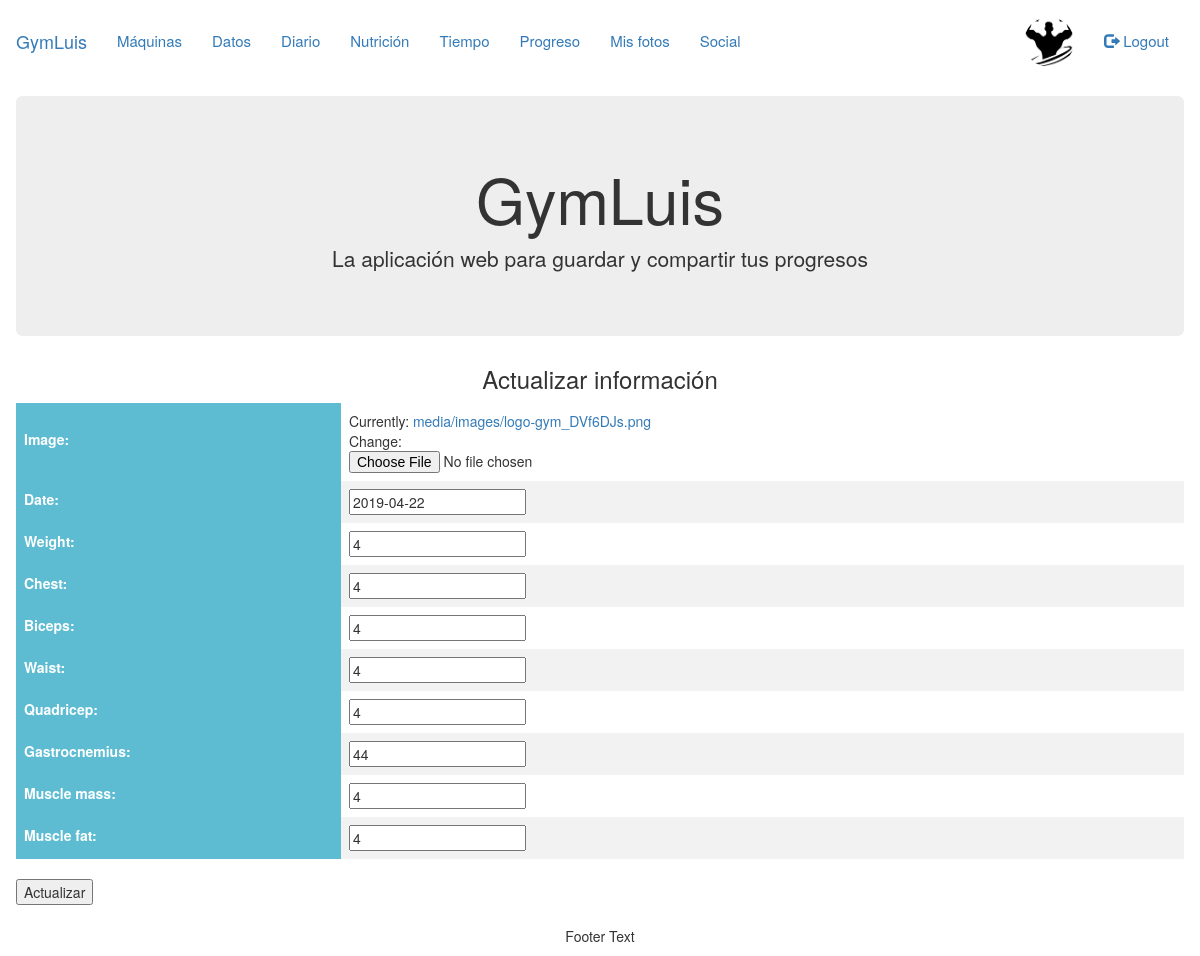
The app's page /gym/image-edit/33 (signed in) with its own data.
### gym/models.py (models this page shows, shortened)
class UserProfile(models.Model):
    user = models.OneToOneField(User, on_delete=models.CASCADE)
    birthdate = models.DateField(blank=True, null=True)
    city = models.CharField(max_length=50, blank=True, null=True)
    profile_picture = models.ImageField(
        upload_to='media/images/', default='logo-gym.png',
        blank=True, null=True)
    followers = models.ManyToManyField(
        to='self', through='Relationship', related_name='related_to',
        symmetrical=False, blank=True)

class UserImages(models.Model):
    user = models.ForeignKey(
        'UserProfile', on_delete=models.CASCADE,
        related_name='user_images', blank=True, null=True)
    image = models.ImageField(upload_to='media/images/')
    date = models.DateField(default=timezone.now)
    weight = models.IntegerField()
    chest = models.IntegerField()
    biceps = models.IntegerField()
    waist = models.IntegerField()
    quadricep = models.IntegerField()
    gastrocnemius = models.IntegerField()
    muscle_mass = models.IntegerField()
    muscle_fat = models.IntegerField()

### gym/views.py (the view, shortened to what this page needs)
class UserImagesUpdate(SuccessMessageMixin, generic.UpdateView):
    model = UserImages
    fields = [
        'image', 'date', 'weight', 'chest', 'biceps', 'waist',
        'quadricep', 'gastrocnemius', 'muscle_mass', 'muscle_fat']
    template_name_suffix = '_update_form'
    success_message = 'Datos actualizados correctamente'

### gym/views.py (called while the page is built)
def get_only_requests(self, status):
    return self.related_to.filter(
        from_people__status=status,
        from_people__to_person=self,
        from_people__accepted=False)

### gym/templates/gym/userimages_update_form.html (shortened to what this page needs)
{% extends "base_generic.html" %}
{% load static %}
{% block content %}
<center><h3>Actualizar información</h3></center>
<form method="post" enctype="multipart/form-data">
	<table>
    	{{ form }}
	</table><br>
	<input type="submit" value="Actualizar">
</form>
{% endblock %}

### gym/templates/base_generic.html (shortened to what this page needs)
{% load static %}
{% load tags %}
<!DOCTYPE html>
<html lang="es">
<head>
  <link rel="stylesheet" href="https://maxcdn.bootstrapcdn.com/bootstrap/3.4.0/css/bootstrap.min.css">
  <link rel="stylesheet" type="text/css" href="{% static 'css/gym.css' %}">
  <link rel="stylesheet" href="https://use.fontawesome.com/releases/v5.7.2/css/all.css">
</head>
<body>
<nav class="navbar navbar" style="margin-top:15px;">
  <div class="container-fluid">
    <div class="navbar-header" style="font-size:15px">
      <a class="navbar-brand" href="{% url 'index' %}">GymLuis</a>
    </div>
    <div class="collapse navbar-collapse" style="font-size:15px" id="myNavbar">
      <ul class="nav navbar-nav">
        {% if user.is_authenticated %}
          {% if not user.is_staff %}
            <li><a href="{% url 'machines' %}"> Máquinas </a></li>
            <li class="active"><a href="{% url 'user_data' %}">Datos</a></li>
            <li class="active"><a href="{% url 'entry_list' %}">Diario</a></li>
            <li class="active"><a href="{% url 'nutrition' %}">Nutrición</a></li>
            <li class="active"><a href="{% url 'weather' %}">Tiempo</a></li>
            <li class="active"><a href="{% url 'progress' %}">Progreso</a></li>
            <li class="active"><a href="{% url 'images' %}">Mis fotos</a></li>
            <li class="active"><a href="{% url 'social' %}">Social</a></li>
          {% endif %}
        </ul>
          <ul class="nav navbar-nav navbar-right">
            <li><a href="{% url 'user_data' %}"><img src="{{ user.userprofile.profile_picture.url }}" class="img-responsive img-circle" style="width:50px; height:50px;position:relative;top:-14px"></a></li>
            <li><a href="{% url 'logout' %}"><span class="glyphicon glyphicon-log-out"></span> Logout</a></li>
          </ul>
        {% else %}
      </ul>
          <ul class="nav navbar-nav navbar-right">
            <li><a href="{% url 'login' %}?"><span class="glyphicon glyphicon-log-in"></span> Login</a></li>
            <li><a href="{% url 'signup' %}?" class="enlacenav">Registro</a></li>
          </ul>
        {% endif %}
    </div>
    {% block jumbotron %}
      <div class="jumbotron" style="margin-top:0px">
        <div class="container text-center">
          <h1>GymLuis</h1>
          <p>La aplicación web para guardar y compartir tus progresos</p>
        </div>
      </div>
    {% endblock %}
    {% block content %}{% endblock %}
  </div>
</nav>
<footer class="container-fluid text-center">
  <p>Footer Text</p>
</footer>
</body>
</html>

### static/css/gym.css (style rules this page uses)
* { box-sizing: border-box; }
table { border-collapse: collapse; width: 100%; }
th, td { text-align: left; padding: 8px; }
tr:nth-child(even) { background-color: #f2f2f2 }
th { background-color: #5DBCD2; color: white; }
.img-circle { border-radius: 50%; }

### records on screen
UserImages: date "2019-04-22", weight "4", chest "4", biceps "4", waist "4", quadricep "4", gastrocnemius "44", muscle_mass "4", muscle_fat "4"
